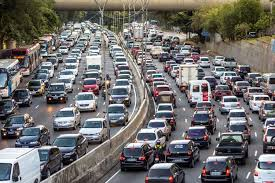
#> input picture Traffic_Detection/carjam.jpeg, 275 x 183 px, given in place of Traffic_footage_1_low_res.mp4, which was not available
$ python OpFlow.py
#> lines starting #> are read from the running program, lines starting #| are printed output that depends on the picture; after the words box and inside, x2 and y2 are one past the last pixel; in counts of white or black regions, pixels touching at a corner belong together; pictures that were not available may be replaced by others from this repository, and a replacement may not be noted
import cv2 as cv
import numpy as np
import os
from statistics import mean
import time
import json


cap = cv.VideoCapture(cv.samples.findFile("/home/siddhant/Datasets/SIH/Traffic_footage_1_low_res.mp4"))
ret, frame1 = cap.read()
#> frame1 is the input picture: shape (183, 275, 3); mean B, G, R 107.2, 108.8, 111.1
prvs = cv.cvtColor(frame1,cv.COLOR_BGR2GRAY)
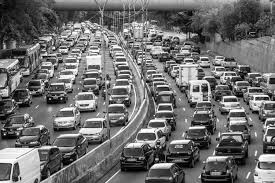
#> prvs: shape (183, 275); min 0, max 255, mean 109.3
hsv = np.zeros_like(frame1)
hsv[...,1] = 255

current_path = os.getcwd()
f = open(f'{current_path}/record.csv', 'a')

start_time = time.time()
frame_count = 0

f.write("time,vel0,vel-pi/2,vel-pi,vel-3pi/2")

while(1):

    ret, frame2 = cap.read()
    next = cv.cvtColor(frame2,cv.COLOR_BGR2GRAY)
    flow = cv.calcOpticalFlowFarneback(prvs,next, None, 0.5, 3, 15, 3, 3, 1.2, 0)
    start = time.time()

    #print(np.shape(flow))

    #cv.imwrite(f'frame - {frame_count}.jpg', flow)
    mag, ang = cv.cartToPolar(flow[...,0], flow[...,1])
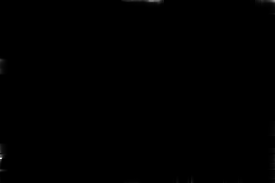
#> mag: shape (183, 275) float32; min 0, max 0.238, mean 0.000316; drawn with min black and max white
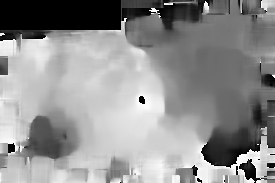
#> ang: shape (183, 275) float32; min 0, max 6.28, mean 3.54; drawn with min black and max white
    hsv[...,0] = ang*180/np.pi/2
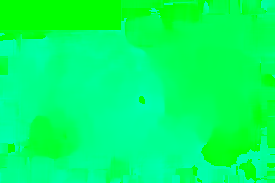
#> hsv: shape (183, 275, 3); mean of channels 0, 1, 2 101, 255, 0; drawn as B, G, R
    hsv[...,2] = cv.normalize(mag,None,0,255,cv.NORM_MINMAX)
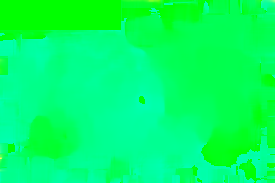
#> hsv: shape (183, 275, 3); 2.78% of pixels changed, all inside (x1, y1, x2, y2) = (0, 0, 275, 183); drawn as B, G, R
    bgr = cv.cvtColor(hsv,cv.COLOR_HSV2BGR)

    bgr = cv.medianBlur(bgr, 5)
    cv.imshow('frame2',bgr)


    k = cv.waitKey(30) & 0xff
#> (key Esc is pressed here)
    if k == 27:
        break
        cv.destroyAllWindows()
    elif k == ord('s'):
        cv.imwrite('opticalfb".png',frame2)
        cv.imwrite('opticalhsv.png',bgr)

    elapsed_time = time.time() - start_time
    #print(f"{}")
    #print(f"time elapsed - {elapsed_time}")
    frame_count += 1

    vel_arr = [[] for i in range(4)]
    pi = 3.14
    for i in range(0, 239, 5):
        for j in range(0, 419, 5):
            if (ang[i][j] > pi/4) and (ang[i][j] < pi/2 + pi/4):
                vel_arr[0].append(mag[i][j])
            if (ang[i][j] > pi/2 + pi/4) and (ang[i][j] < pi + pi/4):
                vel_arr[1].append(mag[i][j])
            if (ang[i][j] > pi + pi/4) and (ang[i][j] < 1.5*pi + pi/4):
                vel_arr[2].append(mag[i][j])
            if (((ang[i][j] > 1.5*pi + pi/4) and (ang[i][j] < 2*pi + pi/4)) or ((ang[i][j] > 0) and (ang[i][j] < pi/4))):
                vel_arr[3].append(mag[i][j])
    end = time.time() - start

    vel0 = mean(vel_arr[0])/end
    vel1 = mean(vel_arr[1])/end
    vel2 = mean(vel_arr[2])/end
    vel3 = mean(vel_arr[3])/end
    f.write(f"{end},")
    f.write(f"{vel0},{vel1},{vel2},{vel3}\n")

    prvs = next
f.close()
